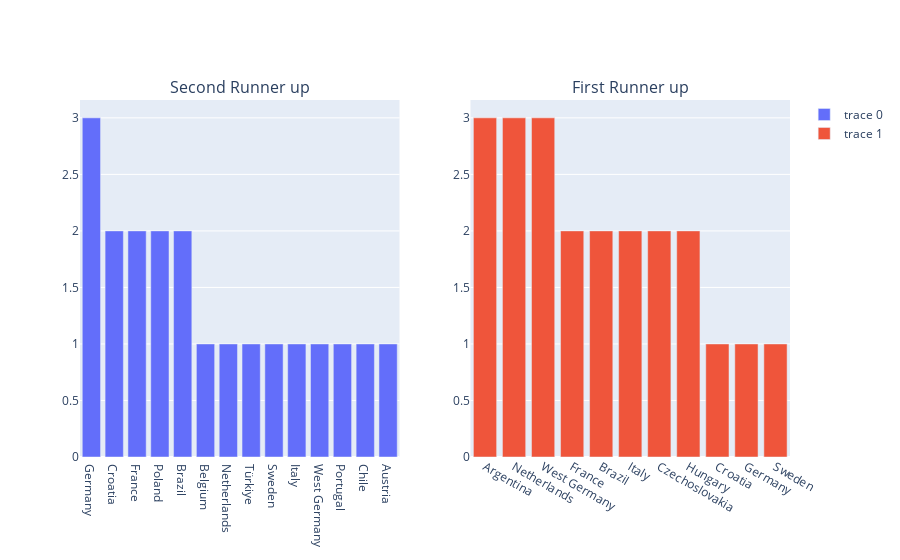

The notebook cell this image was saved under:
### Code cell
from plotly.subplots import make_subplots
trace1 = go.Bar(x=third_place['winner'],y=third_place['Number of times third'])
trace2 = go.Bar(x=runner_up['Runner-Up'],y=runner_up['Number of times runner_up'])
fig = make_subplots(rows=1,cols=2,subplot_titles=('Second Runner up','First Runner up'))
fig.append_trace(trace1,1,1)
fig.append_trace(trace2,1,2)
fig.show()

### Figure 1 — Plotly figure (JSON) as saved in the notebook; plotly's stock layout.template omitted (floating-point values rounded to 4 significant figures)
{"data": [{"type": "bar", "x": ["Germany", "Croatia", "France", "Poland", "Brazil", "Belgium", "Netherlands", "Türkiye", "Sweden", "Italy", "West Germany", "Portugal", "Chile", "Austria"], "xaxis": "x", "y": [3, 2, 2, 2, 2, 1, 1, 1, 1, 1, 1, 1, 1, 1], "yaxis": "y"}, {"type": "bar", "x": ["Argentina", "Netherlands", "West Germany", "France", "Brazil", "Italy", "Czechoslovakia", "Hungary", "Croatia", "Germany", "Sweden"], "xaxis": "x2", "y": [3, 3, 3, 2, 2, 2, 2, 2, 1, 1, 1], "yaxis": "y2"}], "layout": {"annotations": [{"font": {"size": 16}, "showarrow": false, "text": "Second Runner up", "x": 0.225, "xanchor": "center", "xref": "paper", "y": 1, "yanchor": "bottom", "yref": "paper"}, {"font": {"size": 16}, "showarrow": false, "text": "First Runner up", "x": 0.775, "xanchor": "center", "xref": "paper", "y": 1, "yanchor": "bottom", "yref": "paper"}], "xaxis": {"anchor": "y", "domain": [0, 0.45]}, "xaxis2": {"anchor": "y2", "domain": [0.55, 1]}, "yaxis": {"anchor": "x", "domain": [0, 1]}, "yaxis2": {"anchor": "x2", "domain": [0, 1]}}}
